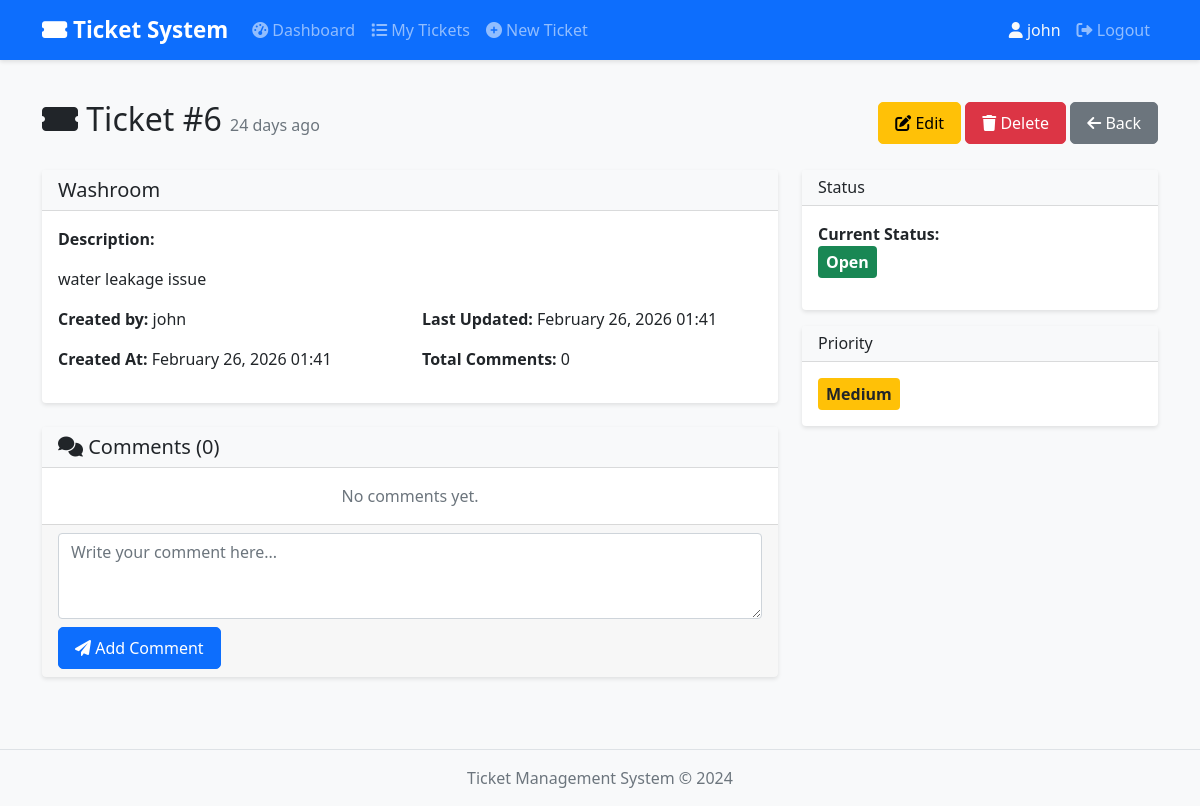
Before: /tickets/6/ (signed in) with the older database file.
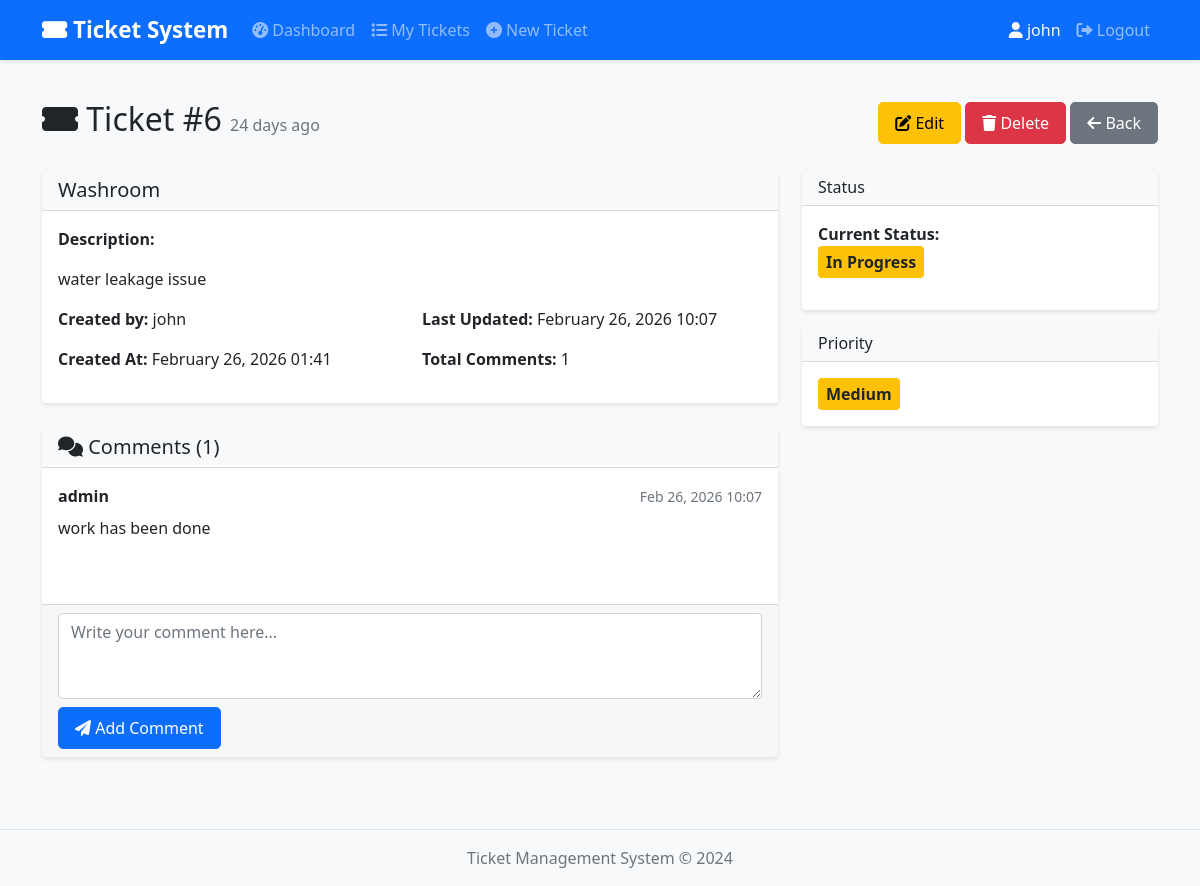
After: the same page with the newer database file.
### tickets/models.py (models this page shows, shortened)
class Ticket(models.Model):
    STATUS_CHOICES = [
        ('open', 'Open'),  # (value_in_db, display_name)
        ('in_progress', 'In Progress'),
        ('resolved', 'Resolved'),
        ('closed', 'Closed'),
    ]
    PRIORITY_CHOICES = [
        ('low', 'Low'),
        ('medium', 'Medium'),
        ('high', 'High'),
    ]
    title = models.CharField(max_length=200)
    description = models.TextField()
    status = models.CharField(
        max_length=20,
        choices=STATUS_CHOICES,
        default='open'
    )
    priority = models.CharField(
        max_length=10,
        choices=PRIORITY_CHOICES,
        default='medium'
    )
    created_by = models.ForeignKey(
        User,
        on_delete=models.CASCADE,
        related_name='tickets_created'
    )
    created_for = models.ForeignKey(
        User,
        on_delete=models.CASCADE,
        related_name='tickets_owned',
        null=True,
        blank=True
    )
    is_admin_created = models.BooleanField(default=False)
    created_at = models.DateTimeField(auto_now_add=True)
    updated_at = models.DateTimeField(auto_now=True)
    def get_status_display_safe(self):
        status_dict = dict(self.STATUS_CHOICES)
        return status_dict.get(self.status, self.status)
    def get_priority_display_safe(self):
        priority_dict = dict(self.PRIORITY_CHOICES)
        return priority_dict.get(self.priority, self.priority)
    def time_since_created(self):
        now = timezone.now()
        diff = now - self.created_at
        if diff.days > 0:
            return f"{diff.days} days ago"
        elif diff.seconds // 3600 > 0:
            return f"{diff.seconds // 3600} hours ago"
        elif diff.seconds // 60 > 0:
            return f"{diff.seconds // 60} minutes ago"
        else:
            return "Just now"

class Comment(models.Model):
    ticket = models.ForeignKey(
        Ticket,
        on_delete=models.CASCADE,
        related_name='comments'  # This MUST match what you use in views
    )
    author = models.ForeignKey(
        User,
        on_delete=models.CASCADE,
        related_name='comments_made'  # Optional, but good practice
    )
    message = models.TextField()
    created_at = models.DateTimeField(auto_now_add=True)
    class Meta:
        ordering = ['-created_at']  # Show newest comments first

### tickets/views.py (the view)
# urls.py: path('tickets/<int:ticket_id>/', views.ticket_detail_view, name='ticket_detail'),
@login_required
def ticket_detail_view(request, ticket_id):
    ticket = get_object_or_404(Ticket, id=ticket_id)
    if not request.user.is_staff and ticket.created_for != request.user:
        messages.error(request, "You don't have permission to view this ticket.")
        return redirect('ticket_list')
    comments = Comment.objects.filter(ticket=ticket).order_by('-created_at')
    comment_form = CommentForm()
    status_form = None
    if request.user.is_staff:
        status_form = StatusUpdateForm(instance=ticket)
    context = {
        'ticket': ticket,
        'comments': comments,
        'comment_form': comment_form,
        'status_form': status_form,
        'is_staff': request.user.is_staff,
    }
    return render(request, 'tickets/ticket_detail.html', context)

### tickets/forms.py
class CommentForm(forms.ModelForm):
    class Meta:
        model = Comment
        fields = ['message']
        widgets = {
            'message': forms.Textarea(attrs={
                'class': 'form-control',
                'placeholder': 'Write your comment here...',
                'rows': 3
            })
        }

### tickets/templates/tickets/ticket_detail.html (shortened to what the changed rows need)
{% extends 'tickets/base.html' %}
{% block content %}
<div class="d-flex justify-content-between align-items-center mb-4">
    <h2>
        <i class="fas fa-ticket-alt"></i> Ticket #{{ ticket.id }}
        <small class="text-muted fs-6">{{ ticket.time_since_created }}</small>
    </h2>
    <div>
        {% if ticket.created_by == user or user.is_staff %}
            <a href="{% url 'ticket_edit' ticket.id %}" class="btn btn-warning">
            </a>
            <a href="{% url 'ticket_delete' ticket.id %}" class="btn btn-danger">
            </a>
        {% endif %}
        <a href="{% url 'ticket_list' %}" class="btn btn-secondary">
        </a>
    </div>
</div>
<div class="row">
    <div class="col-md-8">
        <div class="card mb-4">
            <div class="card-header bg-light">
                <h5 class="mb-0">{{ ticket.title }}</h5>
            </div>
            <div class="card-body">
                <div class="mb-3">
                    <p class="mt-2">{{ ticket.description|linebreaks }}</p>
                </div>
                <div class="row">
                    <div class="col-md-6">
                        <p>
                            <strong>Created by:</strong>
                            {% if ticket.is_admin_created %}
                                {{ ticket.created_by.username }}
                                <span class="badge bg-warning">for {{ ticket.created_for.username }}</span>
                            {% else %}
                                {{ ticket.created_by.username }}
                            {% endif %}
                        </p>
                        <p><strong>Created At:</strong> {{ ticket.created_at|date:"F d, Y H:i" }}</p>
                    </div>
                    <div class="col-md-6">
                        <p><strong>Last Updated:</strong> {{ ticket.updated_at|date:"F d, Y H:i" }}</p>
                        <p><strong>Total Comments:</strong> {{ comments.count }}</p>
                    </div>
                </div>
            </div>
        </div>
        <div class="card">
            <div class="card-header bg-light">
                <h5 class="mb-0"><i class="fas fa-comments"></i> Comments ({{ comments.count }})</h5>
            </div>
            <div class="card-body">
                {% if comments %}
                    {% for comment in comments %}
                        <div class="mb-3 pb-3 {% if not forloop.last %}border-bottom{% endif %}">
                            <div class="d-flex justify-content-between align-items-center">
                                <strong>{{ comment.author.username }}</strong>
                                <small class="text-muted">{{ comment.created_at|date:"M d, Y H:i" }}</small>
                            </div>
                            <p class="mt-2 mb-0">{{ comment.message|linebreaks }}</p>
                        </div>
                    {% endfor %}
                {% else %}
                    <p class="text-muted text-center mb-0">No comments yet.</p>
                {% endif %}
            </div>
        </div>
    </div>
    <div class="col-md-4">
        <div class="card mb-3">
            <div class="card-body">
                <div class="mb-3">
                    <strong>Current Status:</strong><br>
                    <span class="badge {% if ticket.status == 'open' %}bg-success{% elif ticket.status == 'in_progress' %}bg-warning text-dark{% elif ticket.status == 'resolved' %}bg-info{% else %}bg-secondary{% endif %} p-2 fs-6">
                        {{ ticket.get_status_display_safe }}
                    </span>
                </div>
            </div>
        </div>
        <div class="card">
            <div class="card-body">
                <span class="badge {% if ticket.priority == 'high' %}bg-danger{% elif ticket.priority == 'medium' %}bg-warning text-dark{% else %}bg-success{% endif %} p-2 fs-6">
                    {{ ticket.get_priority_display_safe }}
                </span>
            </div>
        </div>
    </div>
</div>
{% endblock %}

Changed rows visible on the page:
changed Ticket "Washroom": updated_at "February 26, 2026 01:41" → "February 26, 2026 10:07"; status "open" → "in_progress" (drawn); get_status_display_safe "Open" → "In Progress"
added Comment: author.username "admin", created_at "Feb 26, 2026 10:07", message "work has been done"
Other visible differences:
{{ comments.count }}: "0" → "1"
text no longer shown: "No comments yet."
